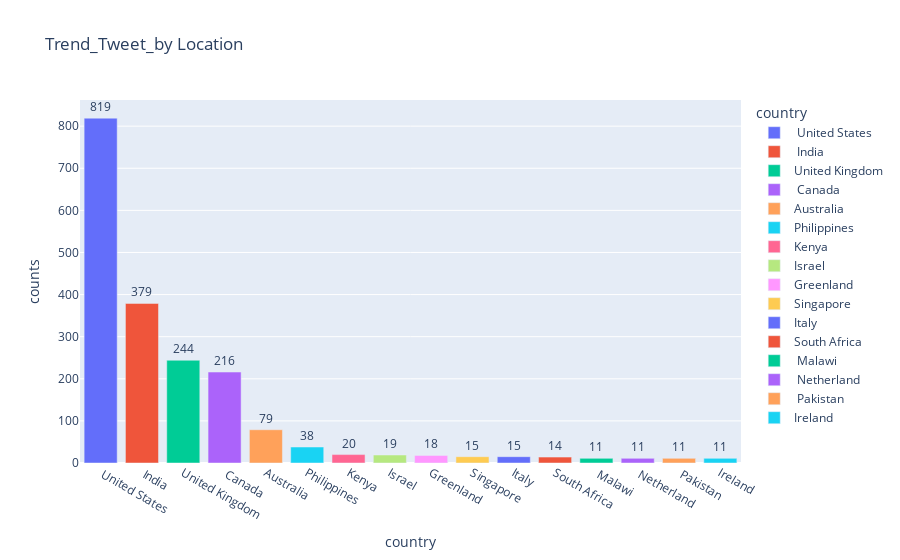

The notebook cell this image was saved under:
### Markdown cell above
## Task Two
- Bar chart by location 
- map by location 
- wordcloud by location

### Code cell
#1. Bar chart by location
country = df["loca_country"].value_counts()
country = pd.DataFrame(country)
country.reset_index(inplace=True)

country.columns=["country","counts"]

fig = px.bar(country[country['counts']>10], x="country", y="counts",color="country",text="counts",title="Trend_Tweet_by Location")
fig.update_traces(textposition='outside')
fig.show()

### Figure 1 — Plotly figure (JSON) as saved in the notebook; plotly's stock layout.template omitted (floating-point values rounded to 4 significant figures)
{"data": [{"alignmentgroup": "True", "hovertemplate": "country=%{x}<br>counts=%{text}<extra></extra>", "legendgroup": " United States", "marker": {"color": "#636efa"}, "name": " United States", "offsetgroup": " United States", "orientation": "v", "showlegend": true, "text": [819], "textposition": "outside", "type": "bar", "x": [" United States"], "xaxis": "x", "y": [819], "yaxis": "y"}, {"alignmentgroup": "True", "hovertemplate": "country=%{x}<br>counts=%{text}<extra></extra>", "legendgroup": " India", "marker": {"color": "#EF553B"}, "name": " India", "offsetgroup": " India", "orientation": "v", "showlegend": true, "text": [379], "textposition": "outside", "type": "bar", "x": [" India"], "xaxis": "x", "y": [379], "yaxis": "y"}, {"alignmentgroup": "True", "hovertemplate": "country=%{x}<br>counts=%{text}<extra></extra>", "legendgroup": "United Kingdom", "marker": {"color": "#00cc96"}, "name": "United Kingdom", "offsetgroup": "United Kingdom", "orientation": "v", "showlegend": true, "text": [244], "textposition": "outside", "type": "bar", "x": ["United Kingdom"], "xaxis": "x", "y": [244], "yaxis": "y"}, {"alignmentgroup": "True", "hovertemplate": "country=%{x}<br>counts=%{text}<extra></extra>", "legendgroup": " Canada", "marker": {"color": "#ab63fa"}, "name": " Canada", "offsetgroup": " Canada", "orientation": "v", "showlegend": true, "text": [216], "textposition": "outside", "type": "bar", "x": [" Canada"], "xaxis": "x", "y": [216], "yaxis": "y"}, {"alignmentgroup": "True", "hovertemplate": "country=%{x}<br>counts=%{text}<extra></extra>", "legendgroup": "Australia", "marker": {"color": "#FFA15A"}, "name": "Australia", "offsetgroup": "Australia", "orientation": "v", "showlegend": true, "text": [79], "textposition": "outside", "type": "bar", "x": ["Australia"], "xaxis": "x", "y": [79], "yaxis": "y"}, {"alignmentgroup": "True", "hovertemplate": "country=%{x}<br>counts=%{text}<extra></extra>", "legendgroup": "Philippines", "marker": {"color": "#19d3f3"}, "name": "Philippines", "offsetgroup": "Philippines", "orientation": "v", "showlegend": true, "text": [38], "textposition": "outside", "type": "bar", "x": ["Philippines"], "xaxis": "x", "y": [38], "yaxis": "y"}, {"alignmentgroup": "True", "hovertemplate": "country=%{x}<br>counts=%{text}<extra></extra>", "legendgroup": "Kenya", "marker": {"color": "#FF6692"}, "name": "Kenya", "offsetgroup": "Kenya", "orientation": "v", "showlegend": true, "text": [20], "textposition": "outside", "type": "bar", "x": ["Kenya"], "xaxis": "x", "y": [20], "yaxis": "y"}, {"alignmentgroup": "True", "hovertemplate": "country=%{x}<br>counts=%{text}<extra></extra>", "legendgroup": "Israel", "marker": {"color": "#B6E880"}, "name": "Israel", "offsetgroup": "Israel", "orientation": "v", "showlegend": true, "text": [19], "textposition": "outside", "type": "bar", "x": ["Israel"], "xaxis": "x", "y": [19], "yaxis": "y"}, {"alignmentgroup": "True", "hovertemplate": "country=%{x}<br>counts=%{text}<extra></extra>", "legendgroup": "Greenland", "marker": {"color": "#FF97FF"}, "name": "Greenland", "offsetgroup": "Greenland", "orientation": "v", "showlegend": true, "text": [18], "textposition": "outside", "type": "bar", "x": ["Greenland"], "xaxis": "x", "y": [18], "yaxis": "y"}, {"alignmentgroup": "True", "hovertemplate": "country=%{x}<br>counts=%{text}<extra></extra>", "legendgroup": "Singapore", "marker": {"color": "#FECB52"}, "name": "Singapore", "offsetgroup": "Singapore", "orientation": "v", "showlegend": true, "text": [15], "textposition": "outside", "type": "bar", "x": ["Singapore"], "xaxis": "x", "y": [15], "yaxis": "y"}, {"alignmentgroup": "True", "hovertemplate": "country=%{x}<br>counts=%{text}<extra></extra>", "legendgroup": "Italy", "marker": {"color": "#636efa"}, "name": "Italy", "offsetgroup": "Italy", "orientation": "v", "showlegend": true, "text": [15], "textposition": "outside", "type": "bar", "x": ["Italy"], "xaxis": "x", "y": [15], "yaxis": "y"}, {"alignmentgroup": "True", "hovertemplate": "country=%{x}<br>counts=%{text}<extra></extra>", "legendgroup": "South Africa", "marker": {"color": "#EF553B"}, "name": "South Africa", "offsetgroup": "South Africa", "orientation": "v", "showlegend": true, "text": [14], "textposition": "outside", "type": "bar", "x": ["South Africa"], "xaxis": "x", "y": [14], "yaxis": "y"}, {"alignmentgroup": "True", "hovertemplate": "country=%{x}<br>counts=%{text}<extra></extra>", "legendgroup": " Malawi", "marker": {"color": "#00cc96"}, "name": " Malawi", "offsetgroup": " Malawi", "orientation": "v", "showlegend": true, "text": [11], "textposition": "outside", "type": "bar", "x": [" Malawi"], "xaxis": "x", "y": [11], "yaxis": "y"}, {"alignmentgroup": "True", "hovertemplate": "country=%{x}<br>counts=%{text}<extra></extra>", "legendgroup": " Netherland", "marker": {"color": "#ab63fa"}, "name": " Netherland", "offsetgroup": " Netherland", "orientation": "v", "showlegend": true, "text": [11], "textposition": "outside", "type": "bar", "x": [" Netherland"], "xaxis": "x", "y": [11], "yaxis": "y"}, {"alignmentgroup": "True", "hovertemplate": "country=%{x}<br>counts=%{text}<extra></extra>", "legendgroup": " Pakistan", "marker": {"color": "#FFA15A"}, "name": " Pakistan", "offsetgroup": " Pakistan", "orientation": "v", "showlegend": true, "text": [11], "textposition": "outside", "type": "bar", "x": [" Pakistan"], "xaxis": "x", "y": [11], "yaxis": "y"}, {"alignmentgroup": "True", "hovertemplate": "country=%{x}<br>counts=%{text}<extra></extra>", "legendgroup": "Ireland", "marker": {"color": "#19d3f3"}, "name": "Ireland", "offsetgroup": "Ireland", "orientation": "v", "showlegend": true, "text": [11], "textposition": "outside", "type": "bar", "x": ["Ireland"], "xaxis": "x", "y": [11], "yaxis": "y"}], "layout": {"barmode": "relative", "legend": {"title": {"text": "country"}, "tracegroupgap": 0}, "title": {"text": "Trend_Tweet_by Location"}, "xaxis": {"anchor": "y", "categoryarray": [" United States", " India", "United Kingdom", " Canada", "Australia", "Philippines", "Kenya", "Israel", "Greenland", "Singapore", "Italy", "South Africa", " Malawi", " Netherland", " Pakistan", "Ireland"], "categoryorder": "array", "domain": [0, 1], "title": {"text": "country"}}, "yaxis": {"anchor": "x", "domain": [0, 1], "title": {"text": "counts"}}}}
